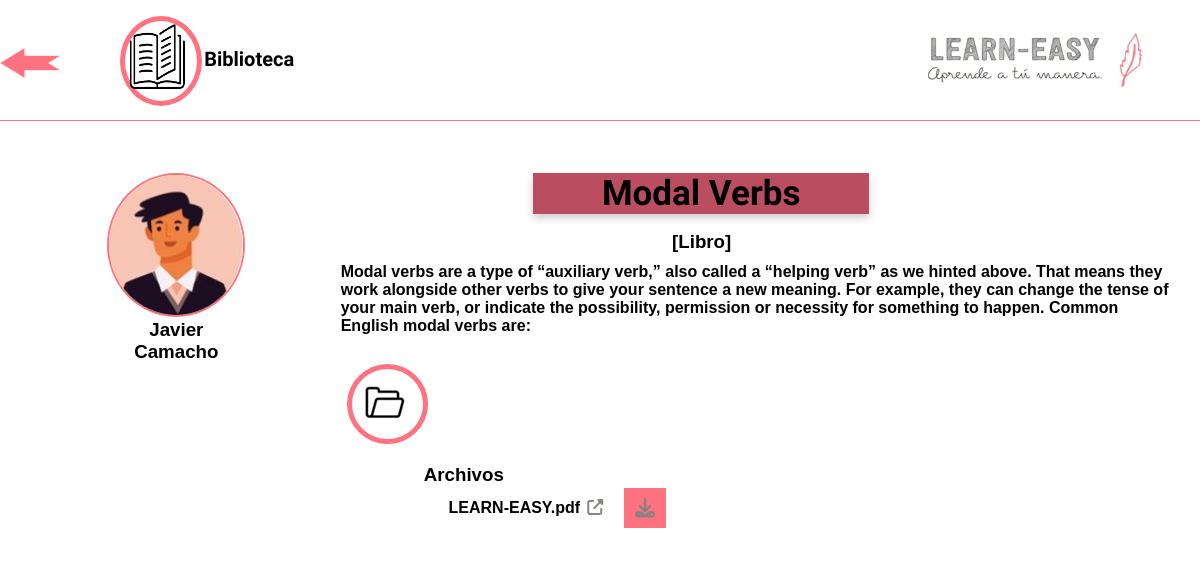
The page /Publicacion.php?IDmat=1 on the database its author committed.
### tables this page shows
CREATE TABLE `docente` (
  `IDdocente` bigint(12) NOT NULL,
  `nomb_docente` varchar(45) NOT NULL,
  `No_documento` int(11) NOT NULL,
  `IDinstitucion` int(11) NOT NULL,
  `IDusuario` bigint(12) NOT NULL,
  `Imagen` varchar(40) NOT NULL
);

CREATE TABLE `material_subido` (
  `IDMaterial` int(11) NOT NULL,
  `IDmateria` int(11) NOT NULL,
  `IDrecursos` int(11) NOT NULL,
  `Titulo` varchar(100) NOT NULL,
  `Publicacion` text NOT NULL,
  `creacion` timestamp NOT NULL DEFAULT current_timestamp(),
  `Archivo` text NOT NULL,
  `IDdocente` bigint(12) NOT NULL
);

CREATE TABLE `archivos` (
  `IDarchivo` int(11) NOT NULL,
  `Nombre` varchar(25) NOT NULL,
  `Tipo` varchar(7) NOT NULL,
  `ruta` text NOT NULL,
  `IDmaterial` int(11) NOT NULL
);

### Publicacion.php (the view, shortened to what this page needs)
<?php
include 'Connect.php';
 ?>
<!DOCTYPE html>
<html>
<head>
	<link rel="stylesheet" type="text/css" href="estilo-login.css">
</head>
<body id="Main" class="Main">
  <header class="L-head" style="height: 120px;">
    <a href="<?php echo $back; ?>">
    <div id="back" style="left: 0%;">
  </div></a>
    <div class="bib" style="left: 10%;">
      <img src="imagen/Bib.png">
      <h1>Biblioteca</h1>
    </div>
    <img src="imagen/logolearn.jpeg" style="margin-left: 73%; height: 120px;">
  </header>
  <section class="Bib-publi">
    <?php
    $material = $_GET['IDmat'];
    $query = "SELECT * FROM material_subido WHERE IDmaterial = '$material'";
    $Consult = mysqli_query($Connect, $query);
    while ($p= mysqli_fetch_array($Consult)){
      $idoc= $p[7];?>
      <section class="Publi" id="ver">
      <?php
     $query = "SELECT Imagen, nomb_docente FROM docente WHERE IDdocente = '$idoc'";
     $Img = mysqli_query($Connect, $query);
     while ($im= mysqli_fetch_array($Img)) {
       echo "<div id='pub-usu'><img src='".$im[0]."'>";
       echo "<h1>".$im[1]."</h1></div>";
     }
     echo "<div id='text'><h1 style='margin-left: 37%;'>".$p[3]."</h1>";
     switch ($p[2]) {
         case 3:
          $recurso = "Libro";
         break;
     }
     echo "<h3>[$recurso]</h3>";
     echo "<h4 style='width: 110%; margin-left: 4%;'>".$p[4]."</h4>"."</div>";
     ?>
     <div class="Archivo"><img src="imagen/archivo.png"><h3>Archivos</h3>
      <table>
     <?php
    $sql= "SELECT * FROM archivos WHERE IDmaterial= '$material'";
    $conect= mysqli_query($Connect, $sql);
    while ($arc = mysqli_fetch_array($conect)) {
      echo "<tr>";
      echo "<td><h4>".$arc[1].".".$arc[2]."</h4></td>";
      echo "<td style='width: 35px;'><a href='".$arc[3]."'><i class='fas fa-external-link-alt'></i></a></td>";
      echo "<td><button><a href='".$arc[3]."' download='".$arc[1]."'><i class='fas fa-download'></i></button></a></td>";
      echo "</tr>";
    }
      ?>
    </table>
     </div>
    </section>
  <?php } ?>
  </section>
</body>
</html>

### estilo-login.css (style rules this page uses)
* { margin: 0; padding: 0; }
a { text-decoration: none; }
body { background-image: linear-gradient(to right, #86344a 0%, #bb4d60 25%, #ff727f 50%, #ffa5a4 100%); font-family: arial, helvetica; background-size: 100% 100% no-repeat; }
#Main { background-image: none; }
.L-head img { width: 26%; height: 130px; }
.L-head { width: 100%; height: 110px; border-bottom: 1.5px solid rgb(246.25, 123.75, 125.79); margin-bottom: 25px; }
#back { width: 5%; height: 30px; position: relative; background-image: url(imagen/back.png); background-size: 100% 100%; left: 15%; top: 40%; margin-bottom: -2.5%; }
.bib { top: 2%; left: 23%; width: 6%; height: 80px; border: 5px solid rgba(255,115,128,255); border-radius: 100%; position: absolute; }
.bib img { width: 90%; height: 90%; }
.bib h1 { margin-left: 110%; margin-top: -70%; font-size: 20px; font-family: 'Dosis', sans-serif; }
.Bib-publi { padding: 15px 0; width: 99.5%; }
.Publi { display: list-item; list-style: none; border: 3px solid #ff727f; width: 62.5%; margin-left: 19%; margin-bottom: 3%; padding: 1% 1% 1% 1%; background-color: rgba(242, 242, 242, 1.0); box-shadow: 0 4px 8px 0 rgba(0,0,0,0.2); }
#ver { border: none; background-color: rgb(255, 255, 255); box-shadow: none; width: 80%; padding-bottom: 2%; margin-left: 8%; }
#ver #pub-usu { margin-top: 0%; width: 14%; height: 140px; margin-right: 10%; }
#ver #text h4 { text-align: left; }
.Publi button { background-color: rgba(255,115,128,255); border: 1px; width: 40%; height: 40px; font-size: 20px; font-family: Calibri, sans-serif; margin-left: 60%; margin-top: 2%; cursor: pointer; }
.Publi button a { color: rgb(0, 0, 0); }
#text { margin-left: 12%; }
#text h1 { position: relative; font-size: 35px; text-align: center; margin-left: 30%; margin-bottom: 2%; width: 40%; background-color: #bb4d60; font-family: 'Dosis',sans-serif; font-weight: bold; box-shadow: 0 4px 8px 0 rgba(0,0,0,0.2); }
#text h3 { text-align: center; margin-bottom: 10px; }
#text h4 { text-align: left; }
#pub-usu { float: left; border: 2px solid #ff727f; border-radius: 100%; width: 10%; height: 70px; margin-top: 3%; }
#pub-usu img { width: 100%; height: 100%; }
#pub-usu h1 { text-align: center; font-family: Calibri, sans-serif; }
.Archivo { margin-top: 3%; margin-left: 25%; }
.Archivo table { margin-left: 14%; margin-top: -5%; width: 28%; }
.Archivo h3 { float: right; margin-right: 78%; margin-top: 2%; }
.Archivo td a { color: rgb(143, 127, 127); }
.Archivo td button { width: 200%; margin-left: 0%; }

### rows shown on the page
material_subido: Titulo "Modal Verbs", IDrecursos "Libro", Publicacion "Modal verbs are a type of “auxiliary verb,” also called a “helping verb” as we hinted above. That means they work alongside other verbs to give your sentence a new meaning. For example, they can change the tense of your main verb, or indicate the possibility, permission or necessity for something to happen. Common English modal verbs are:"
docente: Imagen (picture), nomb_docente "Javier Camacho"
archivos: Nombre "LEARN-EASY", Tipo "pdf"
